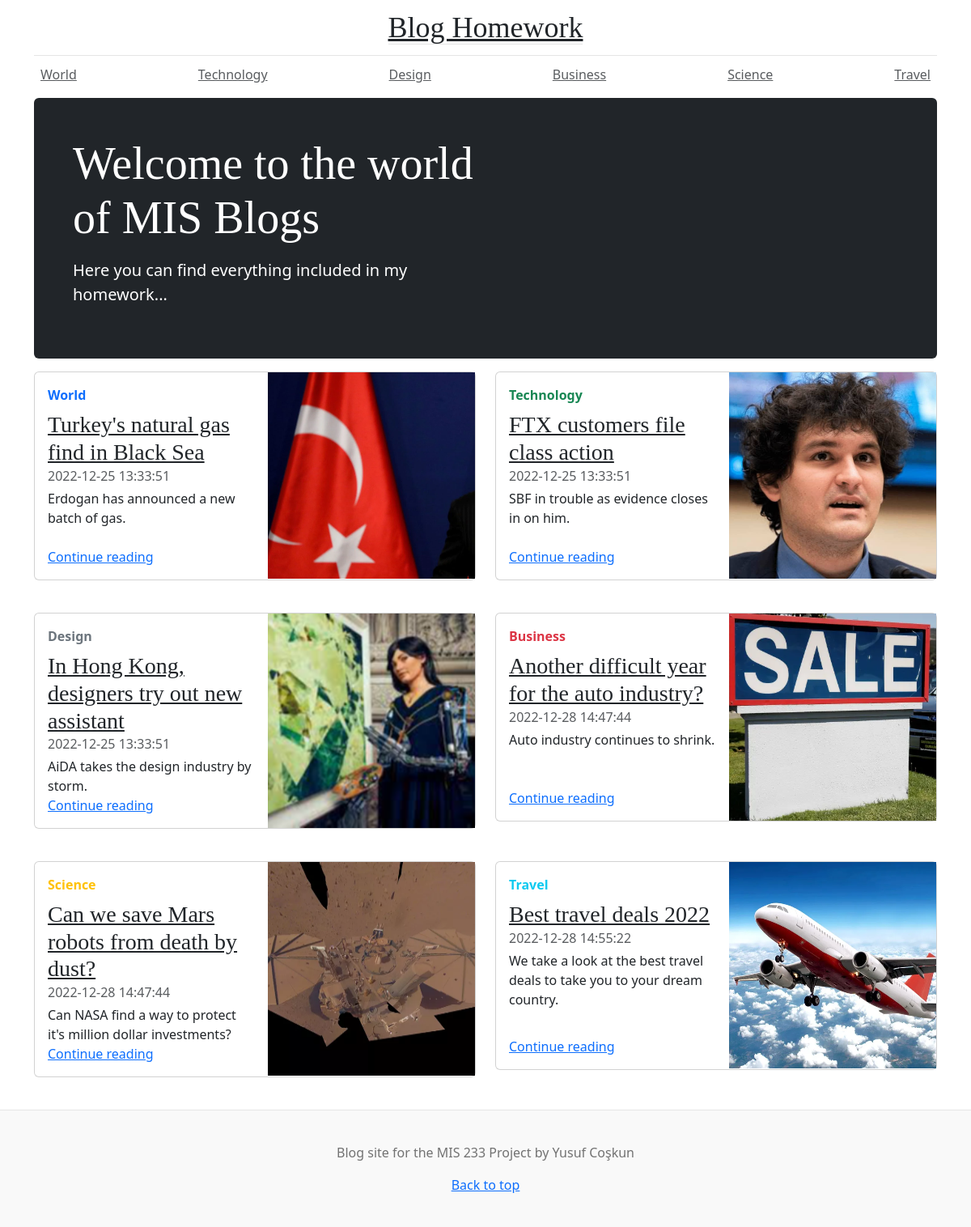
The page /project/homepage.php on the database its author committed.
### tables this page shows
CREATE TABLE IF NOT EXISTS `posts` (
  `id` int NOT NULL AUTO_INCREMENT,
  `title` varchar(255) NOT NULL,
  `body` text NOT NULL,
  `created_at` datetime NOT NULL,
  `categories` text,
  PRIMARY KEY (`id`)
);

### project/homepageblogtable.php (the view, shortened to what this page needs)
<?php
include "../config.php";
$sql = "SELECT * FROM posts ORDER BY id ASC";
$result = mysqli_query($database, $sql);
?>
<!DOCTYPE html>
<html>
<head>
    <link href="project/css/bootstrap.min.css" rel="stylesheet">
</head>
<body>
    <div class="row my-3">
        <div class="col-md-6">
            <div class="card flex-md-row mb-4 box-shadow h-md-250">
                <div class="card-body d-flex flex-column align-items-start">
                    <strong class="d-inline-block mb-2 text-primary">World</strong>
                    <h3 class="mb-0">
                        <?php if ($row = mysqli_fetch_assoc($result)) { ?>
                            <a class="text-dark" href="post.php?id=<?php echo $row['id']; ?>">
                                <?php echo $row['title']; ?>
                            </a>
                        </h3>
                        <div class="mb-1 text-muted">
                            <?php echo $row['created_at']; ?>
                        </div>
                    <?php } ?>
                    <p class="card-text mb-auto">Erdogan has announced a new batch of gas.</p>
                    <a href="post.php?id=<?php echo $row['id']; ?>">Continue reading</a>
                </div>
                <img class="card-img-right flex-auto d-none d-md-block" src="images\blacksea.jpg" alt="Card image cap">
            </div>
        </div>
        <div class="col-md-6">
            <div class="card flex-md-row mb-4 box-shadow h-md-250">
                <div class="card-body d-flex flex-column align-items-start">
                    <strong class="d-inline-block mb-2 text-success">Technology</strong>
                    <h3 class="mb-0">
                        <?php if ($row = mysqli_fetch_assoc($result)) { ?>
                            <a class="text-dark" href="post.php?id=<?php echo $row['id']; ?>">
                                <?php echo $row['title']; ?>
                            </a>
                        </h3>
                        <div class="mb-1 text-muted">
                            <?php echo $row['created_at']; ?>
                        </div>
                    <?php } ?>
                    <p class="card-text mb-auto">SBF in trouble as evidence closes in on him.</p>
                    <a href="post.php?id=<?php echo $row['id']; ?>">Continue reading</a>
                </div>
                <img class="card-img-right flex-auto d-none d-md-block" src="images\sbf.png" alt="Card image cap">
            </div>
        </div>
    </div>
    <div class="row mb-2">
        <div class="col-md-6">
            <div class="card flex-md-row mb-4 box-shadow h-md-250">
                <div class="card-body d-flex flex-column align-items-start">
                    <strong class="d-inline-block mb-2 text-secondary">Design</strong>
                    <h3 class="mb-0">
                        <?php if ($row = mysqli_fetch_assoc($result)) { ?>
                            <a class="text-dark" href="post.php?id=<?php echo $row['id']; ?>">
                                <?php echo $row['title']; ?>
                            </a>
                        </h3>
                        <div class="mb-1 text-muted">
                            <?php echo $row['created_at']; ?>
                        </div>
                    <?php } ?>
                    <p class="card-text mb-auto">AiDA takes the design industry by storm.</p>
                    <a href="post.php?id=<?php echo $row['id']; ?>">Continue reading</a>
                </div>
                <img class="card-img-right flex-auto d-none d-md-block" src="images\aida.png" alt="Card image cap">
            </div>
        </div>
        <div class="col-md-6">
            <div class="card flex-md-row mb-4 box-shadow h-md-250">
                <div class="card-body d-flex flex-column align-items-start">
                    <strong class="d-inline-block mb-2 text-danger">Business</strong>
                    <h3 class="mb-0">
                        <?php if ($row = mysqli_fetch_assoc($result)) { ?>
                            <a class="text-dark" href="post.php?id=<?php echo $row['id']; ?>">
                                <?php echo $row['title']; ?>
                            </a>
                        </h3>
                        <div class="mb-1 text-muted">
                            <?php echo $row['created_at']; ?>
                        </div>
                    <?php } ?>
                    <p class="card-text mb-auto">Auto industry continues to shrink.</p>
                    <a href="post.php?id=<?php echo $row['id']; ?>">Continue reading</a>
                </div>
                <img class="card-img-right flex-auto d-none d-md-block" src="images\auto.png" alt="Card image cap">
            </div>
        </div>
    </div>
    <div class="row my-3">
        <div class="col-md-6">
            <div class="card flex-md-row mb-4 box-shadow h-md-250">
                <div class="card-body d-flex flex-column align-items-start">
                    <strong class="d-inline-block mb-2 text-warning">Science</strong>
                    <h3 class="mb-0">
                        <?php if ($row = mysqli_fetch_assoc($result)) { ?>
                            <a class="text-dark" href="post.php?id=<?php echo $row['id']; ?>">
                                <?php echo $row['title']; ?>
                            </a>
                        </h3>
                        <div class="mb-1 text-muted">
                            <?php echo $row['created_at']; ?>
                        </div>
                    <?php } ?>
                    <p class="card-text mb-auto">Can NASA find a way to protect it's million dollar investments?</p>
                    <a href="post.php?id=<?php echo $row['id']; ?>">Continue reading</a>
                </div>
                <img class="card-img-right flex-auto d-none d-md-block" src="images\mars.png" alt="Card image cap">
            </div>
        </div>
        <div class="col-md-6">
            <div class="card flex-md-row mb-4 box-shadow h-md-250">
                <div class="card-body d-flex flex-column align-items-start">
                    <strong class="d-inline-block mb-2 text-info">Travel</strong>
                    <h3 class="mb-0">
                        <?php if ($row = mysqli_fetch_assoc($result)) { ?>
                            <a class="text-dark" href="post.php?id=<?php echo $row['id']; ?>">
                                <?php echo $row['title']; ?>
                            </a>
                        </h3>
                        <div class="mb-1 text-muted">
                            <?php echo $row['created_at']; ?>
                        </div>
                    <?php } ?>
                    <p class="card-text mb-auto">We take a look at the best travel deals to take you to your dream country.</p>
                    <a href="post.php?id=<?php echo $row['id']; ?>">Continue reading</a>
                </div>
                <img class="card-img-right flex-auto d-none d-md-block" src="images\plane.png" alt="Card image cap">
            </div>
        </div>
    </div>
</body>
</html>

### project/css/blog.css (style rules this page uses)
h1, h2, h3, h4, h5, h6 { font-family: "Playfair Display", Georgia, "Times New Roman", serif; }
.flex-auto { flex: 0 0 auto; }
@media (min-width: 768px) { .h-md-250 { height: 250px; } }

### rows shown on the page
posts: title "Turkey's natural gas find in Black Sea", created_at "2022-12-25 13:33:51"
posts: title "FTX customers file class action", created_at "2022-12-25 13:33:51"
posts: title "In Hong Kong, designers try out new assistant", created_at "2022-12-25 13:33:51"
posts: title "Another difficult year for the auto industry?", created_at "2022-12-28 14:47:44"
posts: title "Can we save Mars robots from death by dust?", created_at "2022-12-28 14:47:44"
posts: title "Best travel deals 2022", created_at "2022-12-28 14:55:22"
